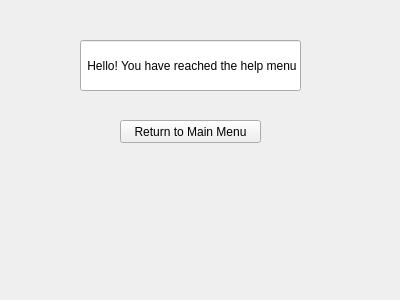
<?xml version="1.0" encoding="UTF-8"?>
<ui version="4.0">
 <class>HelpWindow</class>
 <widget class="QWidget" name="HelpWindow">
  <property name="geometry">
   <rect>
    <x>0</x>
    <y>0</y>
    <width>400</width>
    <height>300</height>
   </rect>
  </property>
  <property name="windowTitle">
   <string>Form</string>
  </property>
  <widget class="QStackedWidget" name="helpStackedWidget">
   <property name="geometry">
    <rect>
     <x>20</x>
     <y>20</y>
     <width>351</width>
     <height>231</height>
    </rect>
   </property>
   <property name="currentIndex">
    <number>0</number>
   </property>
   <widget class="QWidget" name="helpMainMenu">
    <widget class="QLineEdit" name="lineEdit">
     <property name="geometry">
      <rect>
       <x>60</x>
       <y>20</y>
       <width>221</width>
       <height>51</height>
      </rect>
     </property>
     <property name="text">
      <string>    Hello! You have reached the help menu</string>
     </property>
    </widget>
    <widget class="QPushButton" name="pushButton">
     <property name="geometry">
      <rect>
       <x>100</x>
       <y>100</y>
       <width>141</width>
       <height>23</height>
      </rect>
     </property>
     <property name="text">
      <string>Return to Main Menu</string>
     </property>
    </widget>
   </widget>
   <widget class="QWidget" name="page_2"/>
  </widget>
 </widget>
 <resources/>
 <connections/>
</ui>
